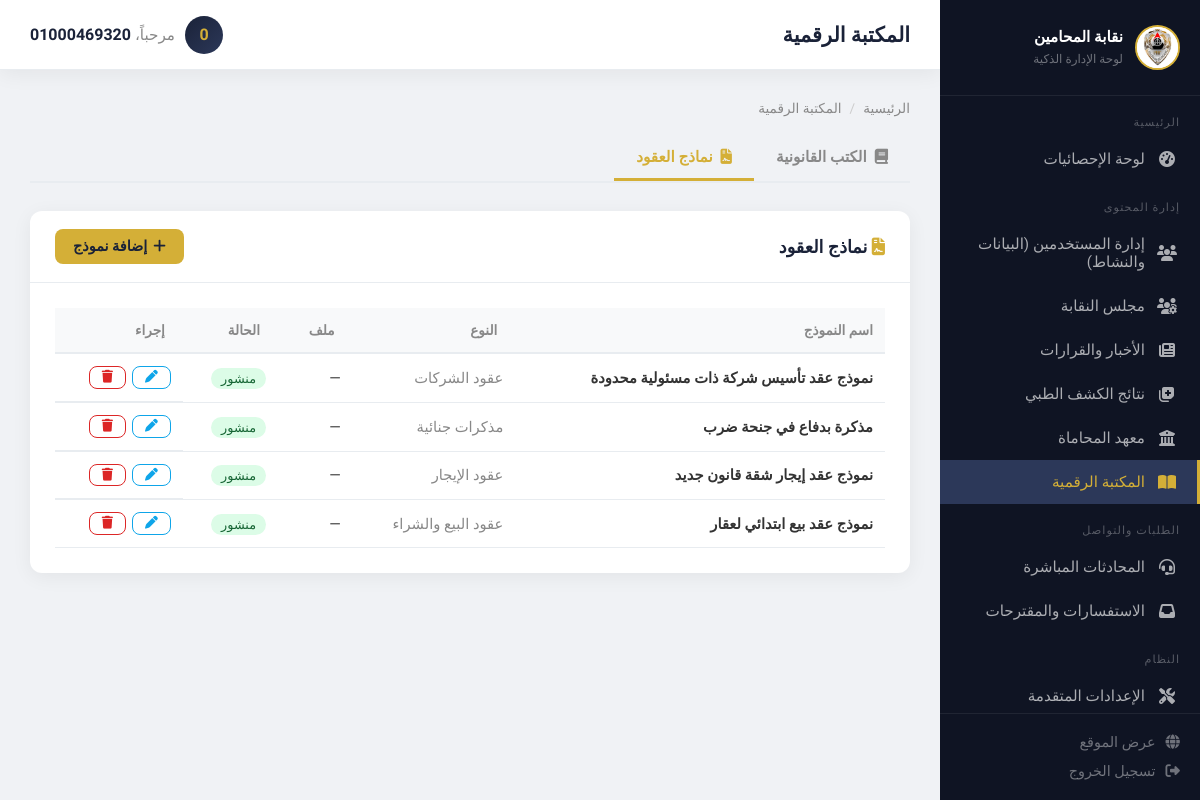
The app's page /dashboard/library/?section=contracts (signed in) with its own data.
### core/models.py (models this page shows, shortened)
class LibraryContract(models.Model):
    CATEGORY_CHOICES = [
        ('sale',      'عقود البيع والشراء'),
        ('rent',      'عقود الإيجار'),
        ('work',      'عقود العمل'),
        ('company',   'عقود الشركات'),
        ('proxy',     'توكيلات'),
        ('divorce',   'أحوال شخصية'),
        ('criminal',  'مذكرات جنائية'),
        ('civil',     'مذكرات مدنية'),
        ('other',     'أخرى'),
    ]
    title       = models.CharField(max_length=300, verbose_name="اسم النموذج")
    category    = models.CharField(max_length=20, choices=CATEGORY_CHOICES, default='other', verbose_name="التصنيف")
    description = models.TextField(blank=True, verbose_name="وصف النموذج")
    cover_image = models.ImageField(upload_to='library/contracts/covers/', blank=True, null=True, verbose_name="صورة الغلاف")
    file        = models.FileField(upload_to='library/contracts/', blank=True, null=True, verbose_name="ملف النموذج (PDF / Word)")
    external_url= models.URLField(blank=True, max_length=800, verbose_name="رابط خارجي")
    is_active   = models.BooleanField(default=True, verbose_name="منشور")
    views_count = models.PositiveIntegerField(default=0, verbose_name="عدد المشاهدات")
    downloads_count = models.PositiveIntegerField(default=0, verbose_name="عدد التنزيلات")
    created_at  = models.DateTimeField(auto_now_add=True)
    class Meta:
        verbose_name = "نموذج عقد"
        verbose_name_plural = "نماذج العقود"
        ordering = ['category', '-created_at']

### core/views.py (the view)
# urls.py: path('dashboard/library/', views.dashboard_library, name='dashboard_library'),
@user_passes_test(is_admin, login_url='/dashboard/login/')
def dashboard_library(request):
    section = request.GET.get('section', 'books')
    sections = [
        ('books', 'الكتب القانونية', 'fa-solid fa-book'),
        ('contracts', 'نماذج العقود', 'fa-solid fa-file-contract'),
    ]
    ctx = {
        'section': section,
        'sections': sections,
        'books':        LibraryBook.objects.all(),
        'contracts':    LibraryContract.objects.all(),
    }
    return render(request, 'dashboard/library.html', ctx)

### templates/dashboard/library.html (shortened to what this page needs)
{% extends 'dashboard/base.html' %}
{% block page_title %}المكتبة الرقمية{% endblock %}
{% block content %}
<div class="breadcrumb">
    <a href="{% url 'core:dashboard_home' %}">الرئيسية</a>
    <span class="sep">/</span> المكتبة الرقمية
</div>
<div style="display:flex;gap:0;border-bottom:2px solid var(--border);margin-bottom:28px;overflow-x:auto;">
    {% for s,label,icon in sections %}
    <a href="?section={{ s }}" style="display:flex;align-items:center;gap:8px;padding:12px 22px;font-weight:600;font-size:0.95rem;text-decoration:none;border-bottom:3px solid {% if section == s %}var(--gold){% else %}transparent{% endif %};color:{% if section == s %}var(--gold){% else %}var(--text-muted){% endif %};white-space:nowrap;transition:all .2s;">
        <i class="{{ icon }}"></i> {{ label }}
    </a>
    {% endfor %}
</div>
{% if section == 'books' %}
<div class="card">
    <div class="card-header" style="display:flex;justify-content:space-between;align-items:center;">
        <h3><i class="fa-solid fa-book" style="color:var(--gold);"></i> الكتب القانونية</h3>
        <button onclick="document.getElementById('addBookModal').style.display='flex'" class="btn btn-gold"><i class="fa-solid fa-plus"></i> إضافة كتاب</button>
    </div>
    <div class="card-body">
        {% if books %}
        <table style="width:100%;border-collapse:collapse;">
            <thead><tr style="background:var(--bg-dark);"><th style="padding:12px;text-align:right;">العنوان</th><th>المؤلف</th><th>ملف</th><th>الحالة</th><th>إجراء</th></tr></thead>
            <tbody>
            {% for b in books %}
            <tr style="border-bottom:1px solid var(--border);">
                <td style="padding:12px;font-weight:600;">{{ b.title }}</td>
                <td style="padding:12px;color:var(--text-muted);">{{ b.author|default:"—" }}</td>
                <td style="padding:12px;">{% if b.file %}<a href="{{ b.file.url }}" target="_blank" class="btn btn-outline" style="padding:4px 12px;font-size:0.8rem;"><i class="fa-solid fa-download"></i></a>{% elif b.external_url %}<a href="{{ b.external_url }}" target="_blank" class="btn btn-outline" style="padding:4px 12px;font-size:0.8rem;"><i class="fa-solid fa-link"></i></a>{% else %}—{% endif %}</td>
                <td style="padding:12px;"><span style="background:{% if b.is_active %}#dcfce7{% else %}#fef2f2{% endif %};color:{% if b.is_active %}#166534{% else %}#991b1b{% endif %};padding:3px 10px;border-radius:20px;font-size:0.8rem;">{% if b.is_active %}منشور{% else %}مخفي{% endif %}</span></td>
                <td style="padding:12px; display:flex; gap:6px;">
                    <a href="{% url 'core:dashboard_library_edit' 'book' b.pk %}" class="btn btn-outline" style="padding:4px 12px;font-size:0.8rem;color:#0ea5e9;border-color:#0ea5e9;"><i class="fa-solid fa-pen"></i></a>
                    <form method="POST" action="{% url 'core:dashboard_library_delete' 'book' b.pk %}" onsubmit="return confirm('هل أنت متأكد؟')">{% csrf_token %}<button type="submit" class="btn btn-outline" style="padding:4px 12px;font-size:0.8rem;color:#dc2626;border-color:#dc2626;"><i class="fa-solid fa-trash"></i></button></form>
                </td>
            </tr>
            {% endfor %}
            </tbody>
        </table>
        {% else %}<p style="color:var(--text-muted);text-align:center;padding:30px;">لا توجد كتب مضافة بعد.</p>{% endif %}
    </div>
</div>
<div id="addBookModal" style="display:none;position:fixed;inset:0;background:rgba(0,0,0,.5);z-index:9999;align-items:center;justify-content:center;" onclick="if(event.target===this)this.style.display='none'">
    <div style="background:#fff;border-radius:16px;padding:32px;width:90%;max-width:540px;max-height:90vh;overflow-y:auto;">
        <h3 style="margin-bottom:24px;"><i class="fa-solid fa-book" style="color:var(--gold);"></i> إضافة كتاب</h3>
        <form method="POST" action="{% url 'core:dashboard_library_add' 'book' %}" enctype="multipart/form-data">
            {% csrf_token %}
            <div class="form-group"><label class="form-label">عنوان الكتاب *</label><input type="text" name="title" class="form-control" required></div>
            <div class="form-group"><label class="form-label">اسم المؤلف</label><input type="text" name="author" class="form-control"></div>
            <div class="form-group"><label class="form-label">نبذة عن الكتاب</label><textarea name="description" class="form-control" rows="3"></textarea></div>
            <div class="form-group"><label class="form-label">صورة الغلاف</label><input type="file" name="cover_image" class="form-control" accept="image/*"></div>
            <div class="form-group"><label class="form-label">ملف PDF</label><input type="file" name="file" class="form-control" accept=".pdf"></div>
            <div class="form-group"><label class="form-label">أو رابط خارجي للتحميل</label><input type="url" name="external_url" class="form-control" placeholder="https://..."></div>
            <label style="display:flex;align-items:center;gap:10px;margin-bottom:20px;"><input type="checkbox" name="is_active" checked style="width:18px;height:18px;accent-color:var(--gold);"> <span>نشر فوراً</span></label>
            <div style="display:flex;gap:12px;"><button type="submit" class="btn btn-gold"><i class="fa-solid fa-floppy-disk"></i> حفظ</button><button type="button" onclick="document.getElementById('addBookModal').style.display='none'" class="btn btn-outline">إلغاء</button></div>
        </form>
    </div>
</div>
{% elif section == 'contracts' %}
<div class="card">
    <div class="card-header" style="display:flex;justify-content:space-between;align-items:center;">
        <h3><i class="fa-solid fa-file-contract" style="color:var(--gold);"></i> نماذج العقود</h3>
        <button onclick="document.getElementById('addContractModal').style.display='flex'" class="btn btn-gold"><i class="fa-solid fa-plus"></i> إضافة نموذج</button>
    </div>
    <div class="card-body">
        {% if contracts %}
        <table style="width:100%;border-collapse:collapse;">
            <thead><tr style="background:var(--bg-dark);"><th style="padding:12px;text-align:right;">اسم النموذج</th><th>النوع</th><th>ملف</th><th>الحالة</th><th>إجراء</th></tr></thead>
            <tbody>
            {% for c in contracts %}
            <tr style="border-bottom:1px solid var(--border);">
                <td style="padding:12px;font-weight:600;">{{ c.title }}</td>
                <td style="padding:12px;color:var(--text-muted);">{{ c.get_category_display }}</td>
                <td style="padding:12px;">{% if c.file %}<a href="{{ c.file.url }}" target="_blank" class="btn btn-outline" style="padding:4px 12px;font-size:0.8rem;"><i class="fa-solid fa-download"></i></a>{% else %}—{% endif %}</td>
                <td style="padding:12px;"><span style="background:{% if c.is_active %}#dcfce7{% else %}#fef2f2{% endif %};color:{% if c.is_active %}#166534{% else %}#991b1b{% endif %};padding:3px 10px;border-radius:20px;font-size:0.8rem;">{% if c.is_active %}منشور{% else %}مخفي{% endif %}</span></td>
                <td style="padding:12px; display:flex; gap:6px;">
                    <a href="{% url 'core:dashboard_library_edit' 'contract' c.pk %}" class="btn btn-outline" style="padding:4px 12px;font-size:0.8rem;color:#0ea5e9;border-color:#0ea5e9;"><i class="fa-solid fa-pen"></i></a>
                    <form method="POST" action="{% url 'core:dashboard_library_delete' 'contract' c.pk %}" onsubmit="return confirm('هل أنت متأكد؟')">{% csrf_token %}<button type="submit" class="btn btn-outline" style="padding:4px 12px;font-size:0.8rem;color:#dc2626;border-color:#dc2626;"><i class="fa-solid fa-trash"></i></button></form>
                </td>
            </tr>
            {% endfor %}
            </tbody>
        </table>
        {% else %}<p style="color:var(--text-muted);text-align:center;padding:30px;">لا توجد نماذج مضافة بعد.</p>{% endif %}
    </div>
</div>
{% endif %}
{% endblock %}

### templates/dashboard/base.html (shortened to what this page needs)
<!DOCTYPE html>
<html lang="ar" dir="rtl">
{% load static %}
<head>
    <link rel="stylesheet" href="https://cdnjs.cloudflare.com/ajax/libs/font-awesome/6.4.0/css/all.min.css">
</head>
<body>
    <aside class="sidebar">
        <div class="sidebar-brand">
            <img src="{% static 'img/logo.jpg' %}" alt="Logo" style="width: 45px; height: 45px; object-fit: contain; border-radius: 50%; border: 2px solid var(--gold); background: white;">
            <div>
                <h2>نقابة المحامين</h2>
                <span>لوحة الإدارة الذكية</span>
            </div>
        </div>
        <div style="flex: 1; overflow-y: auto; padding-bottom: 10px;">
            <div class="nav-section-title">الرئيسية</div>
            <a href="{% url 'core:dashboard_home' %}" class="nav-item {% if request.resolver_match.url_name == 'dashboard_home' %}active{% endif %}">
                <i class="fa-solid fa-gauge-high"></i> لوحة الإحصائيات
            </a>
            <div class="nav-section-title">إدارة المحتوى</div>
            <a href="{% url 'core:dashboard_users' %}" class="nav-item {% if 'user' in request.resolver_match.url_name %}active{% endif %}">
                <i class="fa-solid fa-users"></i> إدارة المستخدمين (البيانات والنشاط)
            </a>
            <a href="{% url 'core:dashboard_council' %}" class="nav-item {% if 'council' in request.resolver_match.url_name %}active{% endif %}">
                <i class="fa-solid fa-users-gear"></i> مجلس النقابة
            </a>
            <a href="{% url 'core:dashboard_news' %}" class="nav-item {% if 'news' in request.resolver_match.url_name %}active{% endif %}">
                <i class="fa-solid fa-newspaper"></i> الأخبار والقرارات
            </a>
            <a href="{% url 'core:dashboard_medical_exams' %}" class="nav-item {% if 'medical_exam' in request.resolver_match.url_name %}active{% endif %}">
                <i class="fa-solid fa-notes-medical"></i> نتائج الكشف الطبي
            </a>
            <a href="{% url 'core:dashboard_institute' %}" class="nav-item {% if 'institute' in request.resolver_match.url_name %}active{% endif %}">
                <i class="fa-solid fa-building-columns"></i> معهد المحاماة
            </a>
            <a href="{% url 'core:dashboard_library' %}" class="nav-item {% if 'library' in request.resolver_match.url_name %}active{% endif %}">
                <i class="fa-solid fa-book-open"></i> المكتبة الرقمية
            </a>
            <div class="nav-section-title">الطلبات والتواصل</div>
            <a href="{% url 'core:dashboard_livechat' %}" class="nav-item {% if 'livechat' in request.resolver_match.url_name %}active{% endif %}">
                <i class="fa-solid fa-headset"></i> المحادثات المباشرة
            </a>
            <a href="{% url 'core:dashboard_complaints' %}" class="nav-item {% if 'complaint' in request.resolver_match.url_name %}active{% endif %}">
                <i class="fa-solid fa-inbox"></i> الاستفسارات والمقترحات
            </a>
            <div class="nav-section-title">النظام</div>
            <a href="{% url 'core:dashboard_settings' %}" class="nav-item {% if 'settings' in request.resolver_match.url_name %}active{% endif %}">
                <i class="fa-solid fa-screwdriver-wrench"></i> الإعدادات المتقدمة
            </a>
        </div>
        <div class="sidebar-footer">
            <a href="{% url 'core:home' %}" target="_blank">
                <i class="fa-solid fa-globe"></i>
                <span>عرض الموقع</span>
            </a>
            <a href="{% url 'core:dashboard_logout' %}" style="margin-top: 12px;">
                <i class="fa-solid fa-right-from-bracket"></i>
                <span>تسجيل الخروج</span>
            </a>
        </div>
    </aside>
    <div class="main-wrapper">
        <header class="topbar">
            <div style="display:flex; align-items:center; gap:12px;">
                <h1>{% block page_title %}لوحة التحكم{% endblock %}</h1>
            </div>
            <div class="topbar-user">
                <div class="avatar">{{ request.user.username|first|upper }}</div>
                <div>
                    <span>مرحباً،</span>
                    <strong>{{ request.user.get_full_name|default:request.user.username }}</strong>
                </div>
            </div>
        </header>
        <div class="page-content">
            {% block content %}{% endblock %}
        </div>
    </div>
</body>
</html>

### records on screen
LibraryContract: title "نموذج عقد تأسيس شركة ذات مسئولية محدودة", category "عقود الشركات", is_active "منشور"
LibraryContract: title "مذكرة بدفاع في جنحة ضرب", category "مذكرات جنائية", is_active "منشور"
LibraryContract: title "نموذج عقد إيجار شقة قانون جديد", category "عقود الإيجار", is_active "منشور"
LibraryContract: title "نموذج عقد بيع ابتدائي لعقار", category "عقود البيع والشراء", is_active "منشور"

### other values on screen
{{ request.user.username|first|upper }} "0"
{{ request.user.get_full_name|default:request.user.username }} "01000469320"
{{ label }} "الكتب القانونية" "نماذج العقود"
